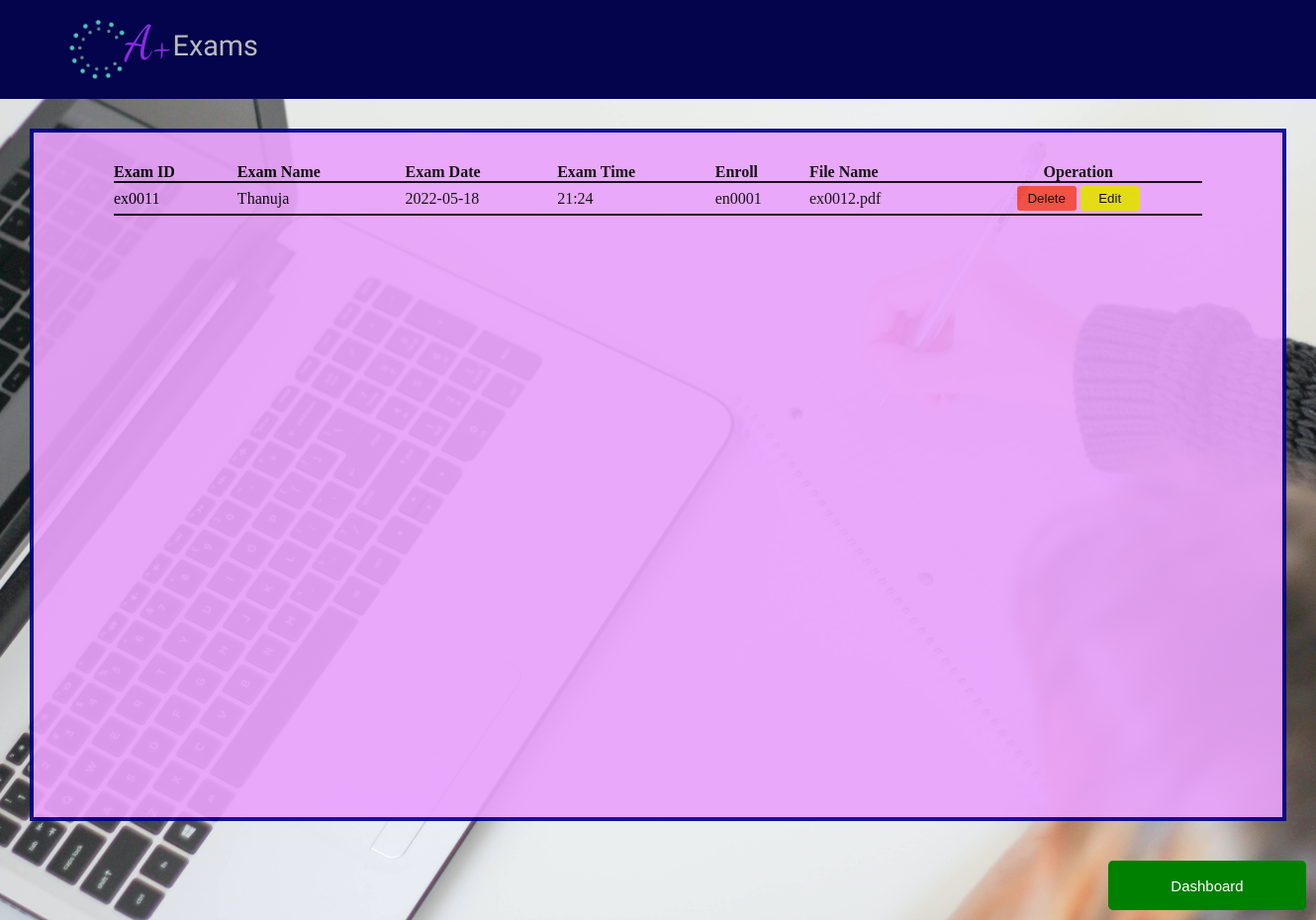
The page /php/examDisplay.php on the database its author committed.
### tables this page shows
CREATE TABLE `createexam` (
  `id` int(11) NOT NULL,
  `exid` varchar(100) NOT NULL,
  `exname` varchar(100) NOT NULL,
  `exdate` varchar(20) NOT NULL,
  `extime` varchar(20) NOT NULL,
  `enroll` varchar(10) NOT NULL,
  `filename` longblob NOT NULL
);

### php/examDisplay.php (the view, shortened to what this page needs)
<?php
    include 'includes/config.php';
?>
<!DOCTYPE html>
<html lang="en">
<head>
    <link rel="stylesheet" type="text/css" href="../css/header.css">
    <link rel="stylesheet" type="text/css" href="../css/footer.css">
    <link rel="stylesheet" type="text/css" href="../css/dashboard1.css">
</head>
<body>
    <header>
        <div class="header">
            <a href="#" class="logo-text"><img src="../images/logo.png" alt="logo" class="logo"><span
                    class="aPlus">A+</span><span class="exams-logo">Exams</span></a>
        </div>
    </header>
    <fieldset class="form">
        <table class='table'>
            <thead>
                <tr>
                    <th scope ="col" class='th1'>Exam ID</th>
                    <th scope ="col" class='th1'>Exam Name</th>
                    <th scope ="col" class='th1'>Exam Date</th>
                    <th scope ="col" class='th1'>Exam Time</th>
                    <th scope ="col" class='th1'>Enroll</th>
                    <th scope ="col" class='th1'>File Name</th>
                    <th scope ="col" class='th1' align="center">Operation</th>
                </tr>
            </thead>
            <tbody>
                <?php
                    $sql="SELECT * FROM `createexam`";
                    $result=mysqli_query($conn,$sql);
                    if($result){
                        while($row=mysqli_fetch_assoc($result)){
                            $id=$row['id'];
                            $exid = $row['exid'];
                            $exname = $row['exname'];
                            $exdate = $row['exdate'];
                            $extime = $row['extime'];
                            $enroll = $row['enroll'];
                            $filename = $row['filename'];
                            echo
                            '<tr>
                                <td>'.$exid.'</td>
                                <td>'.$exname.'</td>
                                <td>'.$exdate.'</td>
                                <td>'.$extime.'</td>
                                <td>'.$enroll.'</td>
                                <td>'.$filename.'</td>
                                <td id="op"><a class="a" href="delete1.php?deleteid='.$id.'"><button onclick="myFunction1()" class="delete">Delete</button></a>
                                            <a class="a" href="update3.php?updateid='.$id.'"><button onclick="myFunction2()" class="edit">Edit</button></a>
                                </td>
                            </tr>';
                        }
                    }
                ?>
            </tbody>
        </table>
    </fieldset>
    <a href="examAdminDashboard.php"><button class="add">Dashboard</button></a>
</body>
</html>

### css/header.css (style rules this page uses)
* { margin: 0; padding: 0; box-sizing: border-box; }
body { overflow-x: hidden; }
header { height: 100px; background-color: #04044c; }
.header { color: white; font-family: "Anek Odia", sans-serif; font-size: 1rem; display: flex; justify-content: flex-end; align-items: center; padding: 15px 5% 10px 5%; }
.logo { width: 60px; position: relative; bottom: 8px; padding-top: 10px; }
.logo-text { margin-right: auto; display: flex; align-items: center; text-decoration: none; }
.aPlus, .exams-logo { color: white; }
.aPlus { color: #8a2be2; font-size: 3rem; font-family: "Dancing Script", cursive; position: relative; bottom: 8px; }
.exams-logo { font-size: 1.8rem; font-family: "Exo 2", sans-serif; position: relative; bottom: 5px; color: rgb(187, 187, 187); }

### css/dashboard1.css (style rules this page uses)
body { background-image: url(../images/background.jpg); min-height: 100vh; width: 100%; background-repeat: no-repeat; background-size: cover; background-position: center; }
.form { background-color: #eaa2fc; margin-top: 30px; border-color: darkblue; margin-left: 30px; margin-right: 30px; margin-bottom: 30px; padding-top: 30px; padding-bottom: 30px; opacity: 0.91; border-width: 4px; border-style: solid; height: 700px; }
th, td { border-bottom: 2px solid black; }
.table { margin-left: auto; margin-right: auto; width: 1100px; text-align: left; border-collapse: collapse; }
.th1 { color: black; height: 20px; }
.add { background-color: green; color: black; margin-left: 1120px; margin-top: 10px; margin-bottom: 10px; color: white; width: 200px; height: 50px; font-size: 15px; border-radius: 5px; border: none; }
.delete { background-color: #f44336; padding: 5px 5px 5px 5px; margin-top: 3px; margin-bottom: 3px; border-radius: 3px; border-style: none; width: 60px; cursor: pointer; }
.a { color: black; }
#op { text-align: center; }
.edit { background-color: #e3db02; padding: 5px 5px 5px 5px; margin-top: 3px; margin-bottom: 3px; border-radius: 3px; border-style: none; width: 60px; cursor: pointer; }

### rows shown on the page
createexam: exid "ex0011", exname "Thanuja", exdate "2022-05-18", extime "21:24", enroll "en0001", filename "ex0012.pdf"
